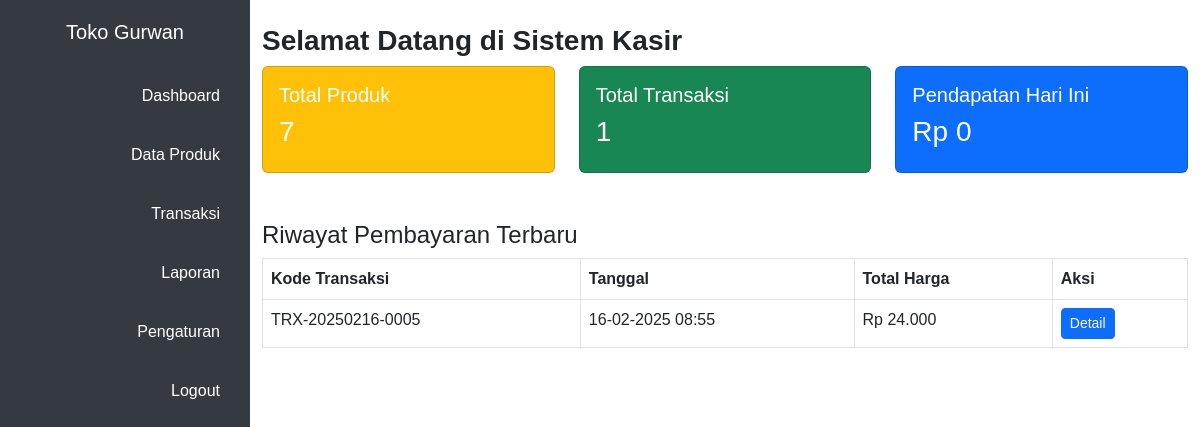
/dashboard.php, run on an earlier commit of the app's database.
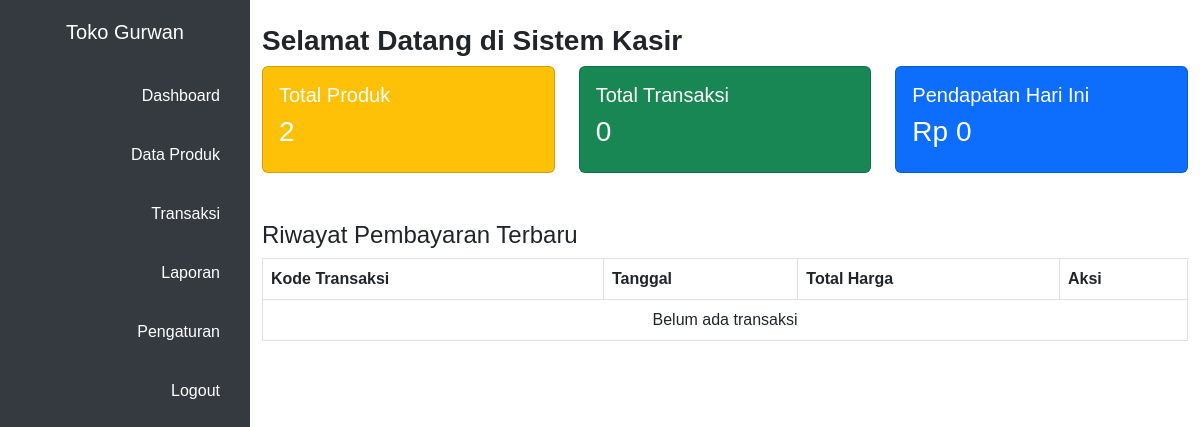
And on a later commit of the database.
### tables this page shows
CREATE TABLE `transaksi` (
  `id` int(11) NOT NULL,
  `kode_transaksi` varchar(20) NOT NULL,
  `nama_pelanggan` varchar(100) NOT NULL,
  `total_harga` int(11) NOT NULL,
  `tanggal` timestamp NOT NULL DEFAULT current_timestamp(),
  `id_pelanggan` int(11) DEFAULT NULL,
  `id_operator` int(11) DEFAULT NULL
);

CREATE TABLE `pengaturan` (
  `id` int(11) NOT NULL,
  `nama_toko` varchar(100) NOT NULL,
  `logo` varchar(255) DEFAULT NULL,
  `alamat` text NOT NULL,
  `kontak` varchar(50) NOT NULL
);

### dashboard.php (the view, shortened to what this page needs)
<?php include 'koneksi.php'; ?>
<!DOCTYPE html>
<html lang="id">
<head>
    <link rel="stylesheet" href="https://cdn.jsdelivr.net/npm/bootstrap@5.3.0/dist/css/bootstrap.min.css">
    <link rel="stylesheet" href="assets/style.css">
</head>
<body>
<?php include 'sidebar.php'; ?>
<div class="container mt-4">
    <h3><b>Selamat Datang di Sistem Kasir</b></h3>
    <div class="row">
        <div class="col-md-4">
            <div class="card bg-warning text-white">
                <div class="card-body">
                    <h5>Total Produk</h5>
                    <?php
                        $result = mysqli_query($koneksi, "SELECT COUNT(*) AS total FROM produk");
                        if ($result) {
                            $data = mysqli_fetch_assoc($result);
                            $total_produk = $data['total'] ?? 0;
                            echo "<h3>{$total_produk}</h3>";
                        } else {
                            echo "<h3>Error: " . mysqli_error($koneksi) . "</h3>";
                        }
                    ?>
                </div>
            </div>
        </div>
        <div class="col-md-4">
            <div class="card bg-success text-white">
                <div class="card-body">
                    <h5>Total Transaksi</h5>
                    <?php
                        $result = mysqli_query($koneksi, "SELECT COUNT(*) AS total FROM transaksi");
                        if ($result) {
                            $data = mysqli_fetch_assoc($result);
                            $total_transaksi = $data['total'] ?? 0;
                            echo "<h3>{$total_transaksi}</h3>";
                        } else {
                            echo "<h3>Error: " . mysqli_error($koneksi) . "</h3>";
                        }
                    ?>
                </div>
            </div>
        </div>
        <div class="col-md-4">
            <div class="card bg-primary text-white">
                <div class="card-body">
                    <h5>Pendapatan Hari Ini</h5>
                    <?php
                        $result = mysqli_query($koneksi, "SELECT SUM(total_harga) AS total FROM transaksi WHERE DATE(tanggal) = CURDATE()");
                        if ($result) {
                            $data = mysqli_fetch_assoc($result);
                            $pendapatan_hari_ini = $data['total'] ?? 0;
                            echo "<h3>Rp " . number_format($pendapatan_hari_ini, 0, ',', '.') . "</h3>";
                        } else {
                            echo "<h3>Error: " . mysqli_error($koneksi) . "</h3>";
                        }
                    ?>
                </div>
            </div>
        </div>
    </div>
    <div class="mt-5">
        <h4>Riwayat Pembayaran Terbaru</h4>
        <table class="table table-bordered">
            <thead>
                <tr>
                    <th>Kode Transaksi</th>
                    <th>Tanggal</th>
                    <th>Total Harga</th>
                    <th>Aksi</th>
                </tr>
            </thead>
            <tbody>
                <?php
                $query_history = "SELECT * FROM transaksi ORDER BY tanggal DESC LIMIT 5";
                $result_history = mysqli_query($koneksi, $query_history);
                if ($result_history && mysqli_num_rows($result_history) > 0) {
                    while ($row = mysqli_fetch_assoc($result_history)) {
                        echo "<tr>
                                <td>{$row['kode_transaksi']}</td>
                                <td>" . date('d-m-Y H:i', strtotime($row['tanggal'])) . "</td>
                                <td>Rp " . number_format($row['total_harga'], 0, ',', '.') . "</td>
                                <td>
                                    <a href='detail_transaksi.php?id={$row['id']}' class='btn btn-primary btn-sm'>Detail</a>
                                </td>
                              </tr>";
                    }
                } else {
                    echo "<tr><td colspan='4' class='text-center'>Belum ada transaksi</td></tr>";
                }
                ?>
            </tbody>
        </table>
    </div>
</div>
</body>
</html>

### sidebar.php
<?php
require 'koneksi.php';
$nama_toko = 'Toko Gurwan';
$result = mysqli_query($koneksi, "SELECT nama_toko FROM pengaturan WHERE id=1 LIMIT 1");
if ($result && $row = mysqli_fetch_assoc($result)) {
    $nama_toko = $row['nama_toko'];
}
?>
<div class="sidebar" style="position: fixed; left: 0; top: 0;">
    <h2><?php echo htmlspecialchars($nama_toko); ?></h2>
    <ul style="text-align: right;">
        <li><a href="dashboard.php">Dashboard</a></li>
        <li><a href="data_produk.php">Data Produk</a></li>
        <li><a href="transaksi.php">Transaksi</a></li>
        <li><a href="laporan.php">Laporan</a></li>
        <li><a href="pengaturan.php">Pengaturan</a></li>
        <li><a href="logout.php">Logout</a></li>
    </ul>
</div>

What changed in the data, as far as the page shows it:
removed transaksi: kode_transaksi "TRX-20250216-0005", tanggal "16-02-2025 08:55", total_harga "24.000"
added pengaturan: nama_toko "Toko Gurwan"
Also different on the page:
$total_produk: "7" → "2"
$total_transaksi: "1" → "0"
$nama_toko: "Toko Gurwan" → (not shown)
text now shown: "Belum ada transaksi"
